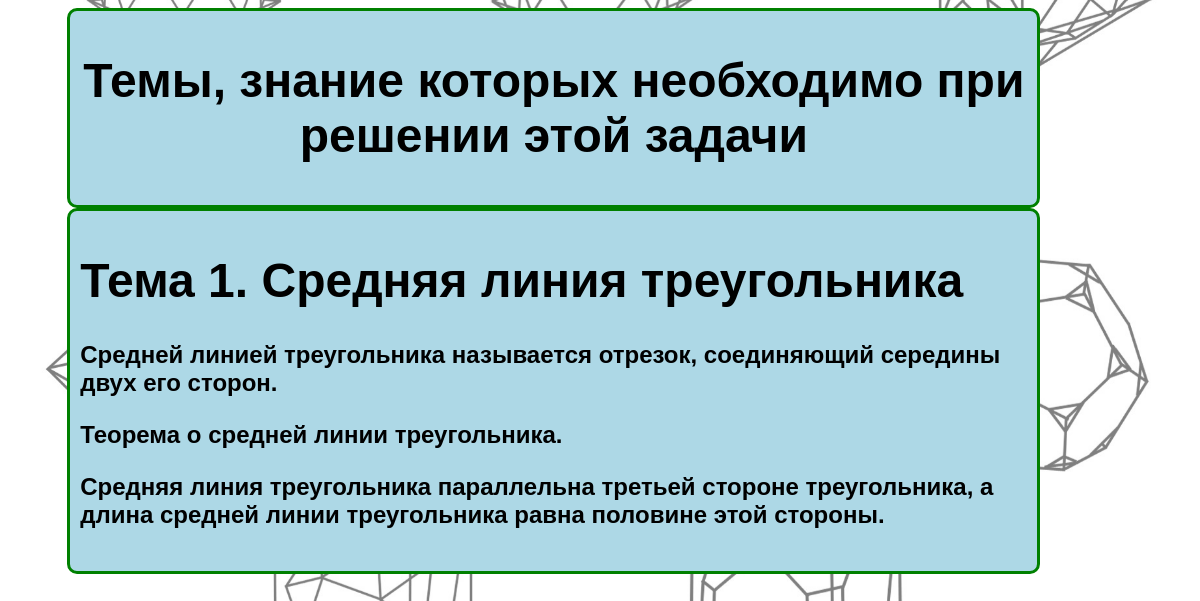
The page /theme/18/ on the database its author committed.
### main/models.py (models this page shows, shortened)
class Themes(models.Model):
    name_theme = models.CharField(max_length=200, db_index=True)
    content_theme = models.TextField(blank=True, null=True, default='')

### main/views.py (the view)
# urls.py: path('theme/<int:pkk>/', views.theme, name='theme')
def theme(request, pkk):
    prb = Probl.objects.get(pk=pkk)
    tp = Topic.objects.get(pk=prb.topic_id)
    hnt = prb.hint_txt
    th = hnt.split("/")
    thm = []
    for t in th:
        tt = Themes.objects.get(pk=int(t))
        u = tt.name_theme.center(100) + tt.content_theme
        thm.append(u)
    context = {
        'tp': tp,
        'thm': thm
    }
    return render(request, 'main/theme.html', context=context)

### main/templates/main/theme.html (shortened to what this page needs)
<!doctype html>
<html lang="en">
<head>
</head>
<body>
<div class="px_l" style="background-color: LightBlue">
<h1 align="center">Темы, знание которых необходимо при решении этой задачи</h1>
</div>
{% autoescape off %}
 {% for t in thm %}
   <div class="px_l" style="background-color: LightBlue">
    <h1>Тема {{forloop.counter}}. {{t|slice:":100"}} </h1>
    <h4> {{t|slice:"100:"}} </h4>
</div>
  {%endfor%}
{% endautoescape %}
</body>
</html>

### rows shown on the page
Themes: name_theme "Средняя линия треугольника", t "Средней линией треугольника называется отрезок, соединяющий середины двух его сторон. Теорема о средней линии треугольника. Средняя линия треугольника параллельна третьей стороне треугольника, а длина средней линии треугольника равна половине этой стороны."
